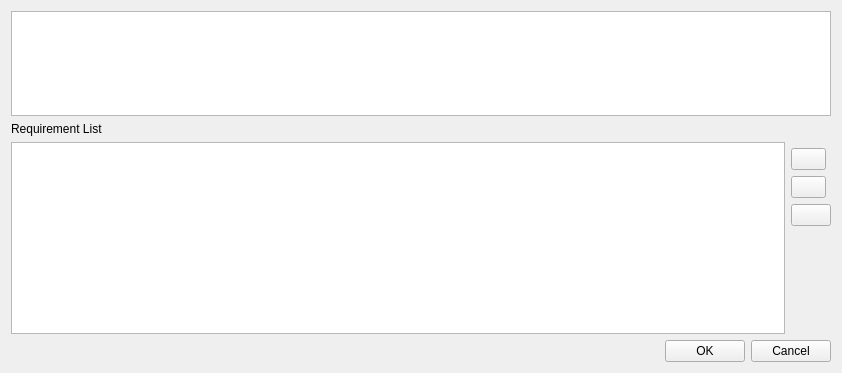
<?xml version="1.0" encoding="UTF-8"?>
<ui version="4.0">
 <class>GTACmdRequirementWidget</class>
 <widget class="QWidget" name="GTACmdRequirementWidget">
  <property name="windowModality">
   <enum>Qt::ApplicationModal</enum>
  </property>
  <property name="geometry">
   <rect>
    <x>0</x>
    <y>0</y>
    <width>842</width>
    <height>373</height>
   </rect>
  </property>
  <property name="windowTitle">
   <string>Requirements</string>
  </property>
  <layout class="QGridLayout" name="gridLayout_2">
   <item row="0" column="0">
    <layout class="QGridLayout" name="gridLayout">
     <item row="1" column="0">
      <widget class="QLabel" name="label">
       <property name="text">
        <string>Requirement List</string>
       </property>
      </widget>
     </item>
     <item row="2" column="0">
      <widget class="QListWidget" name="RequirementLW"/>
     </item>
     <item row="2" column="1">
      <layout class="QVBoxLayout" name="verticalLayout">
       <property name="spacing">
        <number>6</number>
       </property>
       <property name="topMargin">
        <number>6</number>
       </property>
       <item>
        <widget class="QPushButton" name="addToListPB">
         <property name="minimumSize">
          <size>
           <width>0</width>
           <height>0</height>
          </size>
         </property>
         <property name="maximumSize">
          <size>
           <width>35</width>
           <height>16777215</height>
          </size>
         </property>
         <property name="toolTip">
          <string>&lt;!DOCTYPE HTML PUBLIC &quot;-//W3C//DTD HTML 4.0//EN&quot; &quot;http://www.w3.org/TR/REC-html40/strict.dtd&quot;&gt;
&lt;html&gt;&lt;head&gt;&lt;meta name=&quot;qrichtext&quot; content=&quot;1&quot; /&gt;&lt;style type=&quot;text/css&quot;&gt;
p, li { white-space: pre-wrap; }
&lt;/style&gt;&lt;/head&gt;&lt;body style=&quot; font-family:'MS Shell Dlg 2'; font-size:8.25pt; font-weight:400; font-style:normal;&quot;&gt;
&lt;p style=&quot; margin-top:0px; margin-bottom:0px; margin-left:0px; margin-right:0px; -qt-block-indent:0; text-indent:0px;&quot;&gt;&lt;span style=&quot; font-weight:600; text-decoration: underline;&quot;&gt;ADD&lt;/span&gt;&lt;/p&gt;
&lt;p style=&quot;-qt-paragraph-type:empty; margin-top:0px; margin-bottom:0px; margin-left:0px; margin-right:0px; -qt-block-indent:0; text-indent:0px;&quot;&gt;&lt;/p&gt;
&lt;p style=&quot; margin-top:0px; margin-bottom:0px; margin-left:0px; margin-right:0px; -qt-block-indent:0; text-indent:0px;&quot;&gt;Adds parameter value expression to list&lt;/p&gt;&lt;/body&gt;&lt;/html&gt;</string>
         </property>
         <property name="text">
          <string/>
         </property>
         <property name="icon">
          <iconset resource="../resource.qrc">
           <normaloff>:/images/forms/img/Add.png</normaloff>:/images/forms/img/Add.png</iconset>
         </property>
        </widget>
       </item>
       <item>
        <widget class="QPushButton" name="removeFromListPB">
         <property name="maximumSize">
          <size>
           <width>35</width>
           <height>16777215</height>
          </size>
         </property>
         <property name="toolTip">
          <string>&lt;!DOCTYPE HTML PUBLIC &quot;-//W3C//DTD HTML 4.0//EN&quot; &quot;http://www.w3.org/TR/REC-html40/strict.dtd&quot;&gt;
&lt;html&gt;&lt;head&gt;&lt;meta name=&quot;qrichtext&quot; content=&quot;1&quot; /&gt;&lt;style type=&quot;text/css&quot;&gt;
p, li { white-space: pre-wrap; }
&lt;/style&gt;&lt;/head&gt;&lt;body style=&quot; font-family:'MS Shell Dlg 2'; font-size:8.25pt; font-weight:400; font-style:normal;&quot;&gt;
&lt;p style=&quot; margin-top:0px; margin-bottom:0px; margin-left:0px; margin-right:0px; -qt-block-indent:0; text-indent:0px;&quot;&gt;&lt;span style=&quot; font-weight:600;&quot;&gt;REMOVE&lt;/span&gt;&lt;/p&gt;
&lt;p style=&quot;-qt-paragraph-type:empty; margin-top:0px; margin-bottom:0px; margin-left:0px; margin-right:0px; -qt-block-indent:0; text-indent:0px;&quot;&gt;&lt;/p&gt;
&lt;p style=&quot; margin-top:0px; margin-bottom:0px; margin-left:0px; margin-right:0px; -qt-block-indent:0; text-indent:0px;&quot;&gt;Removes selected expression from list&lt;/p&gt;&lt;/body&gt;&lt;/html&gt;</string>
         </property>
         <property name="text">
          <string/>
         </property>
         <property name="icon">
          <iconset resource="../resource.qrc">
           <normaloff>:/images/forms/img/Remove.png</normaloff>:/images/forms/img/Remove.png</iconset>
         </property>
        </widget>
       </item>
       <item>
        <widget class="QPushButton" name="EditPB">
         <property name="text">
          <string/>
         </property>
         <property name="icon">
          <iconset resource="../resource.qrc">
           <normaloff>:/images/forms/img/EDIT.png</normaloff>:/images/forms/img/EDIT.png</iconset>
         </property>
        </widget>
       </item>
       <item>
        <spacer name="verticalSpacer">
         <property name="orientation">
          <enum>Qt::Vertical</enum>
         </property>
         <property name="sizeHint" stdset="0">
          <size>
           <width>20</width>
           <height>40</height>
          </size>
         </property>
        </spacer>
       </item>
      </layout>
     </item>
     <item row="3" column="0" colspan="2">
      <layout class="QHBoxLayout" name="horizontalLayout">
       <item>
        <spacer name="horizontalSpacer">
         <property name="orientation">
          <enum>Qt::Horizontal</enum>
         </property>
         <property name="sizeHint" stdset="0">
          <size>
           <width>113</width>
           <height>21</height>
          </size>
         </property>
        </spacer>
       </item>
       <item>
        <widget class="QPushButton" name="OKPB">
         <property name="sizePolicy">
          <sizepolicy hsizetype="Maximum" vsizetype="Fixed">
           <horstretch>0</horstretch>
           <verstretch>0</verstretch>
          </sizepolicy>
         </property>
         <property name="text">
          <string>OK</string>
         </property>
         <property name="icon">
          <iconset resource="../resource.qrc">
           <normaloff>:/images/forms/img/OK.png</normaloff>:/images/forms/img/OK.png</iconset>
         </property>
        </widget>
       </item>
       <item>
        <widget class="QPushButton" name="CancelPB">
         <property name="sizePolicy">
          <sizepolicy hsizetype="Maximum" vsizetype="Fixed">
           <horstretch>0</horstretch>
           <verstretch>0</verstretch>
          </sizepolicy>
         </property>
         <property name="text">
          <string>Cancel</string>
         </property>
         <property name="icon">
          <iconset resource="../resource.qrc">
           <normaloff>:/images/forms/img/CANCEL.jpg</normaloff>:/images/forms/img/CANCEL.jpg</iconset>
         </property>
        </widget>
       </item>
      </layout>
     </item>
     <item row="0" column="0" colspan="2">
      <widget class="QTextEdit" name="RequirementTE">
       <property name="sizePolicy">
        <sizepolicy hsizetype="Expanding" vsizetype="Preferred">
         <horstretch>0</horstretch>
         <verstretch>250</verstretch>
        </sizepolicy>
       </property>
      </widget>
     </item>
    </layout>
   </item>
  </layout>
 </widget>
 <resources>
  <include location="../resource.qrc"/>
 </resources>
 <connections/>
</ui>
